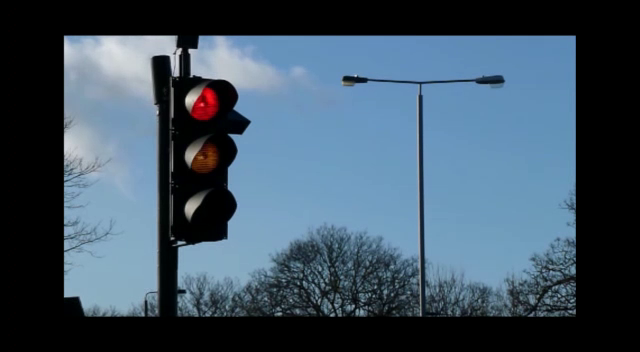
#> input picture frame 100 of signal_vedio.mp4, 640 x 352 px, given in place of whatsapp.mp4, which was not available
$ python Traffic_signal_detection.py
#> lines starting #> are read from the running program, lines starting #| are printed output that depends on the picture; after the words box and inside, x2 and y2 are one past the last pixel; in counts of white or black regions, pixels touching at a corner belong together; pictures that were not available may be replaced by others from this repository, and a replacement may not be noted
import cv2 as cv2
import numpy as np

# capturing video through webcam
cap = cv2.VideoCapture("whatsapp.mp4")

while True:
    _, img = cap.read()
#> img is the input picture: shape (352, 640, 3); mean B, G, R 98.3, 82.3, 63.2

    # converting frame(img i.e BGR) to HSV (hue-saturation-value)

    hsv = cv2.cvtColor(img, cv2.COLOR_BGR2HSV)
#> hsv: shape (352, 640, 3); mean H, S, V 65.4, 67.1, 98.9

    # definig the range of red color
    red_lower = np.array([0, 205, 0], np.uint8)
    red_upper = np.array([5, 255, 255], np.uint8)

    # defining the Range of Blue color
    yellow_lower = np.array([18, 215, 0], np.uint8)
    yellow_upper = np.array([52, 225, 225], np.uint8)

    # defining the Range of yellow color
    green_lower = np.array([37, 5, 88], np.uint8)
    green_upper = np.array([120, 255, 255], np.uint8)

    # finding the range of red,blue and yellow color in the image
    red = cv2.inRange(hsv, red_lower, red_upper)
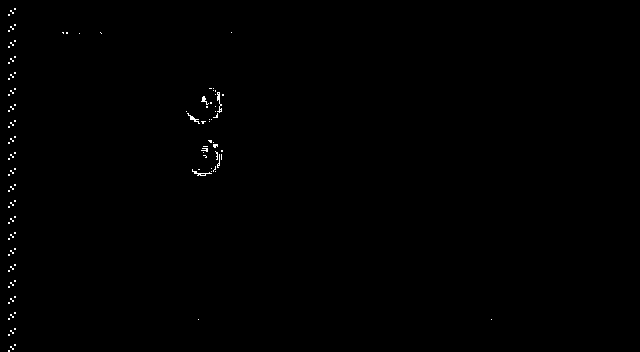
#> red: shape (352, 640); 0.3% white in thin lines or dots, all inside (x1, y1, x2, y2) = (8, 8, 492, 352)
    yellow = cv2.inRange(hsv, yellow_lower, yellow_upper)
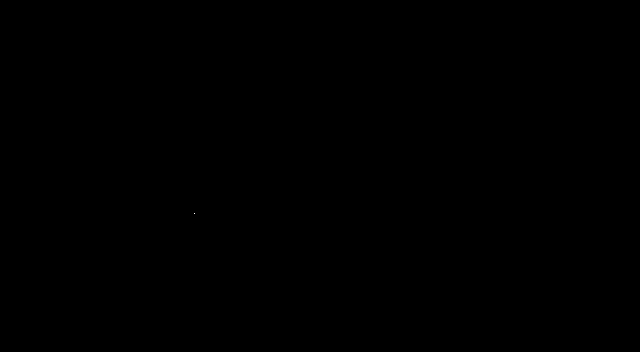
#> yellow: shape (352, 640); 0% white in thin lines or dots, all inside (x1, y1, x2, y2) = (194, 213, 195, 214)
    green = cv2.inRange(hsv, green_lower, green_upper)
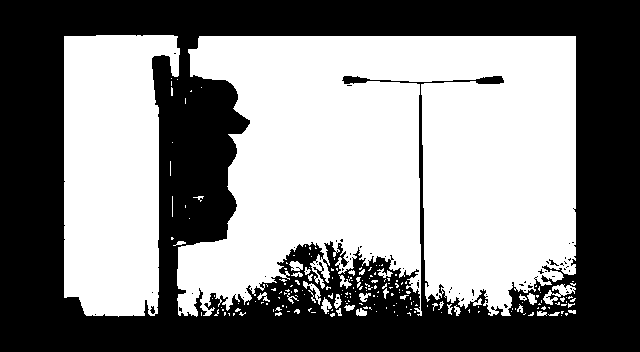
#> green: shape (352, 640); 51.8% white; 64 black regions (61 under 20 px), largest, box (x1, y1, x2, y2) and area: (0, 0, 640, 352) 108434, (150, 306, 155, 314) 25, (549, 259, 559, 266) 24

    # Morphological transformation, Dilation
    kernal = np.ones((5, 5), "uint8")

    red = cv2.dilate(red, kernal)
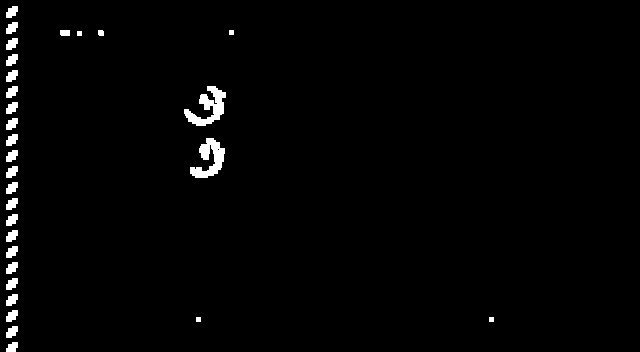
#> red: shape (352, 640); 1.7% white; 30 white regions, largest, box (x1, y1, x2, y2) and area: (184, 86, 226, 126) 736, (190, 138, 225, 178) 693, (6, 6, 18, 18) 104
    res = cv2.bitwise_and(img, img, mask=red)

    yellow = cv2.dilate(yellow, kernal)
#> yellow: shape (352, 640); 0.01% white; 1 white region, box (x1, y1, x2, y2) and area: (192, 211, 197, 216) 25
    res1 = cv2.bitwise_and(img, img, mask=yellow)

    green = cv2.dilate(green, kernal)
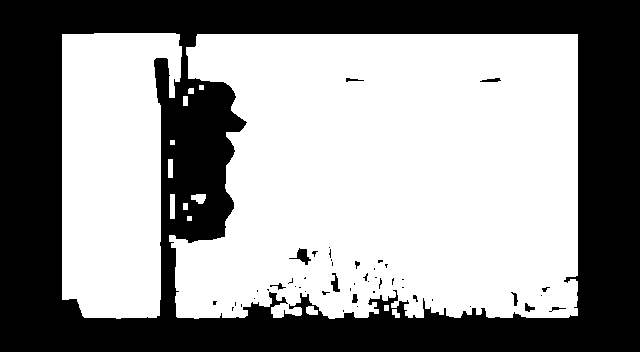
#> green: shape (352, 640); 58.3% white; 49 black regions (36 under 20 px)
    res2 = cv2.bitwise_and(img, img, mask=green)

    cv2.add

    # Tracking the Red Color
    (contours, hierarchy) = cv2.findContours(red, cv2.RETR_TREE, cv2.CHAIN_APPROX_SIMPLE)
#> contours = 31 contours, 5 with area under 20; largest, box (x1, y1, x2, y2) and area: (184, 86, 226, 126) 624, (190, 138, 225, 178) 598, (6, 326, 18, 338) 83, (6, 310, 18, 322) 83, (6, 294, 18, 306) 83
    for pic, contour in enumerate(contours):
        area = cv2.contourArea(contour)
        if (area > 300):
            x, y, w, h = cv2.boundingRect(contour)
            img = cv2.rectangle(img, (x, y), (x + w, y + h), (0, 0, 255), 2)
            cv2.putText(img, "Red color", (x, y), cv2.FONT_HERSHEY_SIMPLEX, 0.7, (0, 0, 255))
#> this loop made 31 passes
#> (area, x, y, w, h) on passes 16, 21: (597.5, 190, 138, 35, 40), (624, 184, 86, 42, 40)
#> area on passes 1, 2, 5, 6, 7, 8: 72.5, 83, 83, 83, 83, 83
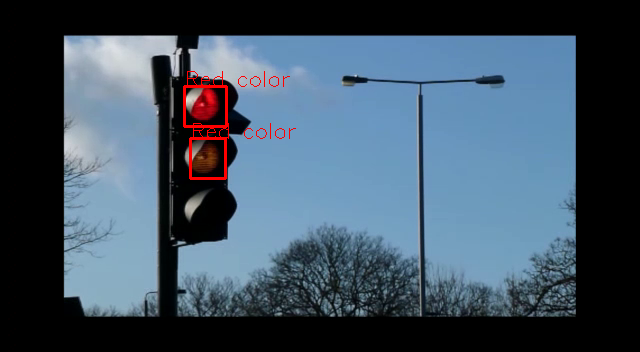
#> img: shape (352, 640, 3); 0.6% of pixels changed, all inside (x1, y1, x2, y2) = (183, 71, 296, 180)

    # Tracking the Yellow Color
    (contours, hierarchy) = cv2.findContours(yellow, cv2.RETR_TREE, cv2.CHAIN_APPROX_SIMPLE)
#> contours = [[[192, 211], [192, 215], [196, 215], [196, 211]]]
    for pic, contour in enumerate(contours):
        area = cv2.contourArea(contour)
        if (area > 300):
            x, y, w, h = cv2.boundingRect(contour)
            img = cv2.rectangle(img, (x, y), (x + w, y + h), (52, 255, 255), 2)
            cv2.putText(img, "Yellow color", (x, y), cv2.FONT_HERSHEY_SIMPLEX, 0.7, (52, 255, 255))
#> this loop made 1 pass
#> (pic, contour, area) on pass 1: (0, [[192, 211], [192, 215], [196, 215], [196, 211]], 16)

    # Tracking the Green Color
    (contours, hierarchy) = cv2.findContours(green, cv2.RETR_TREE, cv2.CHAIN_APPROX_SIMPLE)
#> contours = 64 contours, 36 with area under 20; largest, box (x1, y1, x2, y2) and area: (169, 34, 578, 319) 101982, (62, 33, 182, 319) 28022, (288, 247, 312, 266) 178, (330, 272, 341, 293) 116, (170, 194, 175, 219) 96
    for pic, contour in enumerate(contours):
        area = cv2.contourArea(contour)
        if (area > 300):
            x, y, w, h = cv2.boundingRect(contour)
            img = cv2.rectangle(img, (x, y), (x + w, y + h), (0, 255, 0), 2)
            cv2.putText(img, "Green  color", (x, y), cv2.FONT_HERSHEY_SIMPLEX, 0.7, (0, 255, 0))

            # cv2.imshow("Redcolour",red)
        cv2.imshow("Color Tracking", img)
        # cv2.imshow("red",res)

        if cv2.waitKey(1) & 0xFF == ord('q'):  # save on pressing 'y'
            cap.release()
            cv2.destroyAllWindows()
            break
#> this loop made 1 pass; (key q is pressed on pass 1)
#> (pic, area) on pass 1: (0, 36)

        # [5 lines of commented-out code are left out]

$ run again, starting later in the video
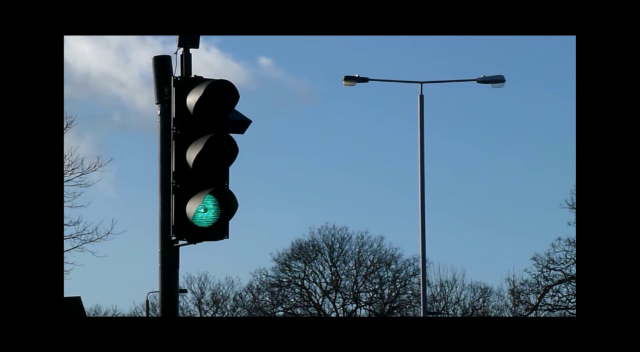
#> input picture frame 450 of signal_vedio.mp4, 640 x 352 px, given in place of whatsapp.mp4, which was not available
#> img is the input picture: shape (352, 640, 3); mean B, G, R 98.2, 82.2, 61.9
#> hsv: shape (352, 640, 3); mean H, S, V 64.2, 65.8, 98.3
#> yellow: shape (352, 640); every value is 0
#> `green = cv2.inRange(hsv, green_lower, green_upper)`:
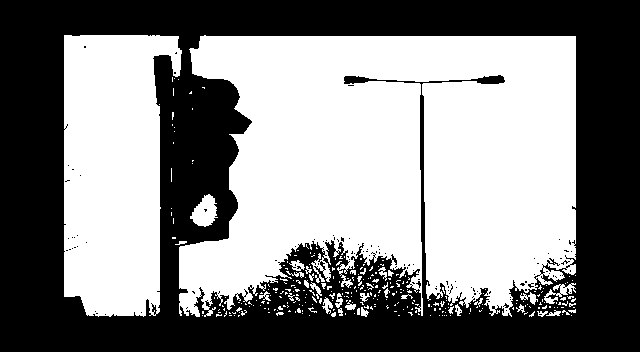
#> green: shape (352, 640); 51.7% white; 108 black regions (107 under 20 px), largest, box (x1, y1, x2, y2) and area: (0, 0, 640, 352) 108482
#> res1: shape (352, 640, 3); every value is 0
#> `green = cv2.dilate(green, kernal)`:
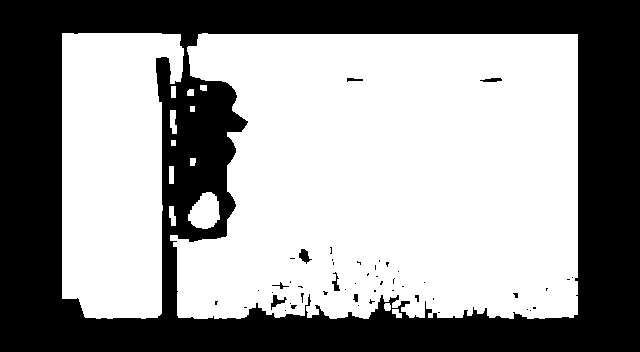
#> green: shape (352, 640); 59% white; 50 black regions (41 under 20 px)
#> `(contours, hierarchy) = cv2.findContours(red, cv2.RETR_TREE, cv2.CHAIN..`: contours = 12 contours, 4 with area under 20; largest, box (x1, y1, x2, y2) and area: (6, 6, 18, 18) 83, (196, 150, 204, 160) 54, (173, 159, 178, 170) 40, (228, 100, 236, 106) 35, (194, 100, 202, 106) 33, (330, 316, 336, 322) 24, (194, 226, 200, 232) 24, (72, 31, 78, 36) 20
#> the loop `for pic, contour in enumerate(contours):` made 12 passes
#> area on passes 5, 6, 8, 10, 12: 24.5, 24.5, 53.5, 33, 83
#> `(contours, hierarchy) = cv2.findContours(yellow, cv2.RETR_TREE, cv2.CH..`: contours = []
#> `(contours, hierarchy) = cv2.findContours(green, cv2.RETR_TREE, cv2.CHA..`: contours = 64 contours, 38 with area under 20; largest, box (x1, y1, x2, y2) and area: (170, 33, 578, 319) 102426, (62, 33, 184, 319) 28277, (188, 192, 220, 229) 795, (298, 248, 313, 265) 124, (270, 294, 288, 311) 121
#> the loop `for pic, contour in enumerate(contours):` made 1 pass; (key q is pressed on pass 1)
#> (pic, area) on pass 1: (0, 45)
